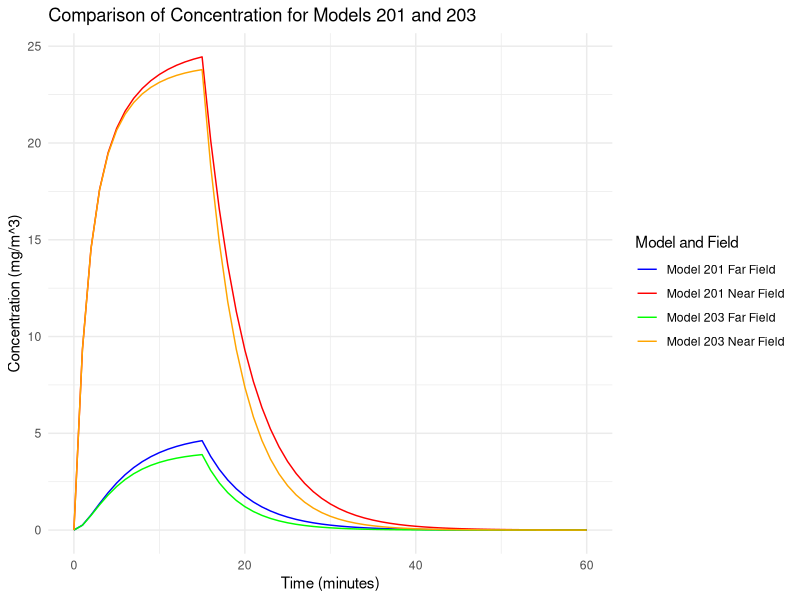

Write the R code that produced this figure.
library(ggplot2)

# Define model 200
model_200 <- function(G, Q, beta, gamma) {
  C_F <- gamma * G / Q # Far field
  C_N <- C_F + ((gamma * G) / beta) # Near field
  return(list(C_F = C_F, C_N = C_N))
}

# Define model 201

# Define the model parameters with units
T <- 60    # minutes
t_g <- 15    # minutes
G <- 100    # mg/min
Q <- 20     # m^3/min
Q_L <- 5     # m^3/min
epsilon_L <- 0.5  # Local control efficiency
epsilon_LF <- 0.75 # Filtration efficiency
epsilon_RF <- 0.9
Q_R <- 5    # m^3/min
V <- 100    # m^3
V_N <- 8    # Near-field volume in m^3
beta <- 5   # Near-field ventilation rate in m^3/min
gamma <- 0.25

# Derived parameters
V_F <- V - V_N  # Far-field volume in m^3

# Time points
time_points <- 0:T

# Lambda calculations
lambda_1 <- 0.5 * (-(beta * V_F + V_N * (beta + Q)) / (V_N * V_F) +
                     sqrt(((beta * V_F + V_N * (beta + Q)) / (V_N * V_F))^2 -
                            4 * (beta * Q) / (V_N * V_F)))
lambda_2 <- 0.5 * (-(beta * V_F + V_N * (beta + Q)) / (V_N * V_F) -
                     sqrt(((beta * V_F + V_N * (beta + Q)) / (V_N * V_F))^2 -
                            4 * (beta * Q) / (V_N * V_F)))

# Initial concentrations for the decay phase
C_F0 <- G / Q  # Steady state far field concentration
C_N0 <- C_F0 + G / beta  # Steady state near field concentration

# Concentration calculations
C_F_t <- numeric(length(time_points))
C_N_t <- numeric(length(time_points))

for (t in time_points) {
  if (t <= t_g) {
    C_F_t[t + 1] <- C_F0 + G * ((lambda_1 * V_N + beta) / beta) * 
      ((beta * Q + lambda_2 * V_N * (beta + Q)) / (beta * Q * V_N * (lambda_1 - lambda_2))) * 
      exp(lambda_1 * t) - G * ((lambda_2 * V_N + beta) / beta) * 
      ((beta * Q + lambda_1 * V_N * (beta + Q)) / (beta * Q * V_N * (lambda_1 - lambda_2))) * 
      exp(lambda_2 * t)
    C_N_t[t + 1] <- C_N0 + G * ((beta * Q + lambda_2 * V_N * (beta + Q)) / (beta * Q * V_N * (lambda_1 - lambda_2))) * 
      exp(lambda_1 * t) - G * 
      ((beta * Q + lambda_1 * V_N * (beta + Q)) / (beta * Q * V_N * (lambda_1 - lambda_2))) * 
      exp(lambda_2 * t)
  } else {
    C_F_t[t + 1] <- C_F_t[t_g + 1] * exp(lambda_1 * (t - t_g))
    C_N_t[t + 1] <- C_N_t[t_g + 1] * exp(lambda_1 * (t - t_g))
  }
}


results_201 <- data.frame(Time = time_points, C_F_t = C_F_t, C_N_t = C_N_t)


# Model 202
model_202 <- function(G, Q, Q_R, beta, gamma, epsilon_RF) {
  C_F <- gamma * G / (Q + Q_R * epsilon_RF) # Steady state far field concentration
  C_N <- C_F + (gamma * G) / beta           # Steady state near field concentration
  C_R_F <- C_F * (1 - epsilon_RF)           # Concentration on the return side after filtration
  
  return(list(C_F = C_F, C_N = C_N, C_R_F = C_R_F))
}

# Run Model 202
results_202 <- model_202(G, Q, Q_R, beta, gamma, epsilon_LF)



# Model 203
model_203 <- function(G, Q, Q_R, beta, gamma, epsilon_RF, epsilon_L, t_g, T, V, V_N) {
  # Adjusted ventilation rate including filtered recirculated air
  Q_prime <- Q + epsilon_RF * Q_R
  
  # Derived parameters
  V_F <- V - V_N  # Far-field volume in m^3
  
  # Time points
  time_points <- 0:T
  
  # Lambda calculations (same as in Model 201 but with Q replaced by Q_prime)
  lambda_1 <- 0.5 * (-(beta * V_F + V_N * (beta + Q_prime)) / (V_N * V_F) +
                       sqrt(((beta * V_F + V_N * (beta + Q_prime)) / (V_N * V_F))^2 -
                              4 * (beta * Q_prime) / (V_N * V_F)))
  lambda_2 <- 0.5 * (-(beta * V_F + V_N * (beta + Q_prime)) / (V_N * V_F) -
                       sqrt(((beta * V_F + V_N * (beta + Q_prime)) / (V_N * V_F))^2 -
                              4 * (beta * Q_prime) / (V_N * V_F)))
  
  
  # Initial concentrations for the decay phase with Q replaced by Q_prime
  C_F0 <- G / Q_prime  # Steady state far field concentration
  C_N0 <- C_F0 + G / beta  # Steady state near field concentration
  
  # Concentration calculations
  C_F_t <- numeric(length(time_points))
  C_N_t <- numeric(length(time_points))
  
  for (t in time_points) {
    if (t <= t_g) {
      # Concentration rise equations with Q replaced by Q_prime
      C_F_t[t + 1] <- C_F0 + G * ((lambda_1 * V_N + beta) / beta) * 
        ((beta * Q_prime + lambda_2 * V_N * (beta + Q_prime)) / (beta * Q_prime * V_N * (lambda_1 - lambda_2))) * 
        exp(lambda_1 * t) - G * ((lambda_2 * V_N + beta) / beta) * 
        ((beta * Q_prime + lambda_1 * V_N * (beta + Q_prime)) / (beta * Q_prime * V_N * (lambda_1 - lambda_2))) * 
        exp(lambda_2 * t)
      C_N_t[t + 1] <- C_N0 + G * ((beta * Q_prime + lambda_2 * V_N * (beta + Q_prime)) / (beta * Q_prime * V_N * (lambda_1 - lambda_2))) * 
        exp(lambda_1 * t) - G * 
        ((beta * Q_prime + lambda_1 * V_N * (beta + Q_prime)) / (beta * Q_prime * V_N * (lambda_1 - lambda_2))) * 
        exp(lambda_2 * t)
    } else {
      # Concentration decay equations with Q replaced by Q_prime
      C_F_t[t + 1] <- C_F_t[t_g + 1] * exp(lambda_1 * (t - t_g))
      C_N_t[t + 1] <- C_N_t[t_g + 1] * exp(lambda_1 * (t - t_g))
    }
  }
  
  return(list(Time = time_points, C_F_t = C_F_t, C_N_t = C_N_t))
}

# Run Model 203
results_203 <- model_203(G, Q, Q_R, beta, gamma, epsilon_RF, epsilon_L, t_g, T, V, V_N)

combined_df <- data.frame(
    Time = rep(time_points, 4),
    Concentration = c(results_201$C_F_t, results_201$C_N_t, results_203$C_F_t, results_203$C_N_t),
    Model = factor(rep(c("Model 201 Far Field", "Model 201 Near Field",
                         "Model 203 Far Field", "Model 203 Near Field"), each = T + 1))
)

#Comparison

ggplot(data = combined_df, aes(x = Time, y = Concentration, color = Model)) +
    geom_line() +
    labs(title = 'Comparison of Concentration for Models 201 and 203', 
         x = 'Time (minutes)', y = 'Concentration (mg/m^3)') +
    theme_minimal() +
    scale_color_manual(values = c("Model 201 Far Field" = "blue",
                                  "Model 201 Near Field" = "red",
                                  "Model 203 Far Field" = "green",
                                  "Model 203 Near Field" = "orange")) +
    guides(color = guide_legend(title = "Model and Field"))
